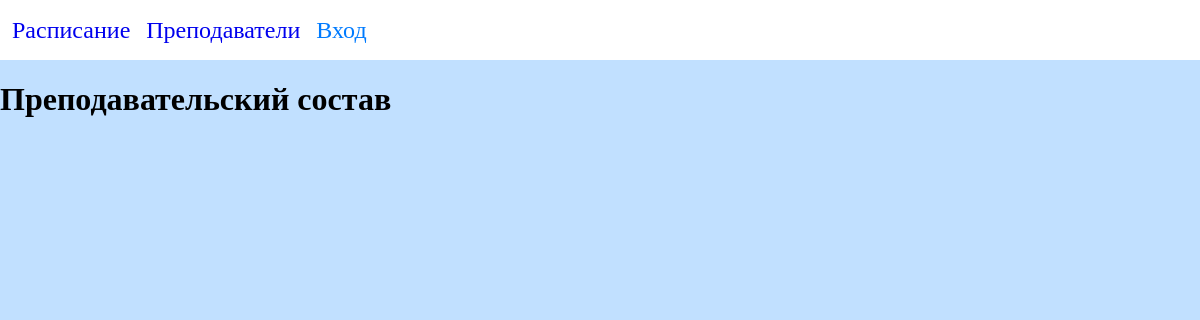
The page /pages/teachersInfo.php on the database as committed earlier.
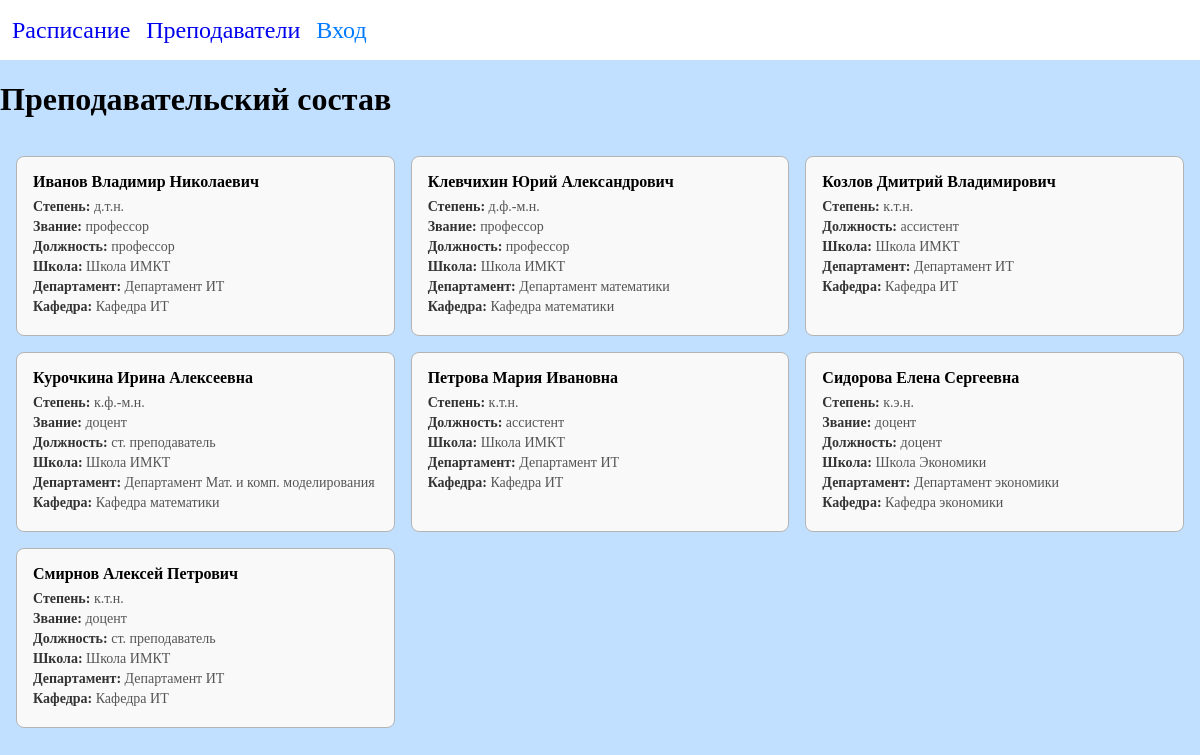
The same page on the database as committed later.
### tables this page shows
CREATE TABLE `teachers` (
  `teacher_id` int NOT NULL,
  `first_name` varchar(255) NOT NULL,
  `middle_name` varchar(255) DEFAULT NULL,
  `last_name` varchar(255) NOT NULL,
  `school` varchar(255) DEFAULT NULL,
  `department` varchar(255) DEFAULT NULL,
  `chair` varchar(255) DEFAULT NULL,
  `degree` varchar(100) DEFAULT NULL COMMENT 'Учёная степень',
  `title` varchar(100) DEFAULT NULL COMMENT 'Учёное звание',
  `position` varchar(100) DEFAULT NULL COMMENT 'Должность',
  `type` varchar(50) DEFAULT NULL
);

### pages/teachersInfo.php (the view, shortened to what this page needs)
<!DOCTYPE html>
<html lang="ru">
<head>
	<link rel="stylesheet" href="../assets/css/general.css">
	<link rel="stylesheet" href="../assets/css/schedule.css">
</head>
<?php include "../includes/header.php";?>
<body>
	<h1>Преподавательский состав</h1>
	<?php
	$host = '127.0.0.1';
	$port = '3306';
	$db = 'Schedule';
	$user = 'root';
	$pass = '';
	try {
		$pdo = new PDO(
			"mysql:host=$host;port=$port;dbname=$db;charset=utf8mb4",
			$user, $pass,
			[PDO::ATTR_ERRMODE => PDO::ERRMODE_EXCEPTION]
		);
		$stmt = $pdo->query("
			SELECT teacher_id, first_name, middle_name, last_name,
			       school, department, chair, degree, title, position
			FROM teachers
			ORDER BY last_name
		");
		$teachers = $stmt->fetchAll(PDO::FETCH_ASSOC);
	} catch (PDOException $e) {
		echo "<p style='color:red'>Ошибка подключения к БД: " . htmlspecialchars($e->getMessage()) . "</p>";
		$teachers = [];
	}
	?>
	<div class="teachers-grid">
		<?php foreach ($teachers as $t): ?>
		<div class="teacher-card">
			<h3><?= htmlspecialchars($t['last_name'] . ' ' . $t['first_name'] . ' ' . $t['middle_name']) ?></h3>
			<?php if ($t['degree']): ?><div class="detail"><strong>Степень:</strong> <?= htmlspecialchars($t['degree']) ?></div><?php endif; ?>
			<?php if ($t['title']): ?><div class="detail"><strong>Звание:</strong> <?= htmlspecialchars($t['title']) ?></div><?php endif; ?>
			<?php if ($t['position']): ?><div class="detail"><strong>Должность:</strong> <?= htmlspecialchars($t['position']) ?></div><?php endif; ?>
			<?php if ($t['school']): ?><div class="detail"><strong>Школа:</strong> <?= htmlspecialchars($t['school']) ?></div><?php endif; ?>
			<?php if ($t['department']): ?><div class="detail"><strong>Департамент:</strong> <?= htmlspecialchars($t['department']) ?></div><?php endif; ?>
			<?php if ($t['chair']): ?><div class="detail"><strong>Кафедра:</strong> <?= htmlspecialchars($t['chair']) ?></div><?php endif; ?>
		</div>
		<?php endforeach; ?>
	</div>
</body>
</html>

### includes/header.php (shortened to what this page needs)
<header>
	<div class="headerBtnsContainer">
		<a href="../index.php" style="text-decoration: none;">Расписание</a>
		<a href="../pages/teachersInfo.php" style="text-decoration: none;">Преподаватели</a>
		<a href="#" id="loginLink" style="text-decoration: none; color: #007bff;">Вход</a>
	</div>
</header>

### assets/css/general.css (style rules this page uses)
body { background: rgb(193, 224, 255); margin: 0; }
header { background-color: white; width: 100%; height: 60px; }
.headerBtnsContainer { display: flex; flex-direction: row; gap: 16px; width: 100%; height: 100%; justify-content: start; align-items: center; padding-left: 12px; font-size: 24px; }

### assets/css/schedule.css (style rules this page uses)
* { box-sizing: border-box; }

### pages/teachersInfo.php (style rules this page uses)
.teachers-grid { display: grid; grid-template-columns: repeat(auto-fill, minmax(320px, 1fr)); gap: 16px; padding: 16px; }
.teacher-card { border: 1px solid #b4b4b4; border-radius: 8px; padding: 16px; background: #f9f9f9; }
.teacher-card h3 { margin: 0 0 8px 0; font-size: 16px; }
.teacher-card .detail { margin: 4px 0; font-size: 14px; color: #555; }
.teacher-card .detail strong { color: #333; }

Rows that differ between the two databases and show on the page:
added teachers: last_name+first_name+middle_name "Иванов Владимир Николаевич", degree "д.т.н.", title "профессор", position "профессор", school "Школа ИМКТ", department "Департамент ИТ", chair "Кафедра ИТ"
added teachers: last_name+first_name+middle_name "Клевчихин Юрий Александрович", degree "д.ф.-м.н.", title "профессор", position "профессор", school "Школа ИМКТ", department "Департамент математики", chair "Кафедра математики"
added teachers: last_name+first_name+middle_name "Козлов Дмитрий Владимирович", degree "к.т.н.", position "ассистент", school "Школа ИМКТ", department "Департамент ИТ", chair "Кафедра ИТ"
added teachers: last_name+first_name+middle_name "Курочкина Ирина Алексеевна", degree "к.ф.-м.н.", title "доцент", position "ст. преподаватель", school "Школа ИМКТ", department "Департамент Мат. и комп. моделирования", chair "Кафедра математики"
added teachers: last_name+first_name+middle_name "Петрова Мария Ивановна", degree "к.т.н.", position "ассистент", school "Школа ИМКТ", department "Департамент ИТ", chair "Кафедра ИТ"
added teachers: last_name+first_name+middle_name "Сидорова Елена Сергеевна", degree "к.э.н.", title "доцент", position "доцент", school "Школа Экономики", department "Департамент экономики", chair "Кафедра экономики"
added teachers: last_name+first_name+middle_name "Смирнов Алексей Петрович", degree "к.т.н.", title "доцент", position "ст. преподаватель", school "Школа ИМКТ", department "Департамент ИТ", chair "Кафедра ИТ"
